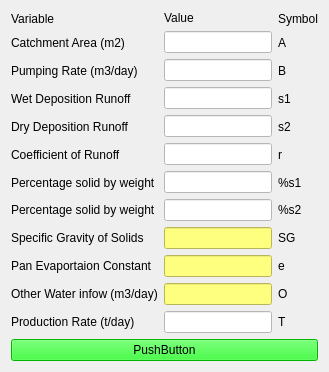
           <widget class="QWidget" name="subwindow_2">
            <property name="windowTitle">
             <string>Tabla 02</string>
            </property>
            <layout class="QGridLayout" name="gridLayout_2">
             <item row="0" column="0">
              <layout class="QVBoxLayout" name="verticalLayout_22">
               <item>
                <layout class="QHBoxLayout" name="horizontalLayout_2">
                 <item>
                  <layout class="QVBoxLayout" name="verticalLayout_18">
                   <item>
                    <widget class="QLabel" name="label">
                     <property name="maximumSize">
                      <size>
                       <width>16777215</width>
                       <height>15</height>
                      </size>
                     </property>
                     <property name="text">
                      <string>Variable</string>
                     </property>
                    </widget>
                   </item>
                   <item>
                    <layout class="QVBoxLayout" name="verticalLayout_17">
                     <item>
                      <widget class="QLabel" name="label_25">
                       <property name="text">
                        <string>Catchment Area (m2)</string>
                       </property>
                      </widget>
                     </item>
                     <item>
                      <widget class="QLabel" name="label_26">
                       <property name="text">
                        <string>Pumping Rate (m3/day)</string>
                       </property>
                      </widget>
                     </item>
                     <item>
                      <widget class="QLabel" name="label_28">
                       <property name="text">
                        <string>Wet Deposition Runoff</string>
                       </property>
                      </widget>
                     </item>
                     <item>
                      <widget class="QLabel" name="label_27">
                       <property name="text">
                        <string>Dry Deposition Runoff</string>
                       </property>
                      </widget>
                     </item>
                     <item>
                      <widget class="QLabel" name="label_30">
                       <property name="text">
                        <string>Coefficient of Runoff</string>
                       </property>
                      </widget>
                     </item>
                     <item>
                      <widget class="QLabel" name="label_29">
                       <property name="text">
                        <string>Percentage solid by weight</string>
                       </property>
                      </widget>
                     </item>
                     <item>
                      <widget class="QLabel" name="label_32">
                       <property name="text">
                        <string>Percentage solid by weight</string>
                       </property>
                      </widget>
                     </item>
                     <item>
                      <widget class="QLabel" name="label_31">
                       <property name="text">
                        <string>Specific Gravity of Solids</string>
                       </property>
                      </widget>
                     </item>
                     <item>
                      <widget class="QLabel" name="label_34">
                       <property name="text">
                        <string>Pan Evaportaion Constant</string>
                       </property>
                      </widget>
                     </item>
                     <item>
                      <widget class="QLabel" name="label_33">
                       <property name="text">
                        <string>Other Water infow (m3/day)</string>
                       </property>
                      </widget>
                     </item>
                     <item>
                      <widget class="QLabel" name="label_35">
                       <property name="text">
                        <string>Production Rate (t/day)</string>
                       </property>
                      </widget>
                     </item>
                    </layout>
                   </item>
                  </layout>
                 </item>
                 <item>
                  <layout class="QVBoxLayout" name="verticalLayout_19">
                   <item>
                    <widget class="QLabel" name="label_23">
                     <property name="maximumSize">
                      <size>
                       <width>16777215</width>
                       <height>15</height>
                      </size>
                     </property>
                     <property name="text">
                      <string>Value</string>
                     </property>
                    </widget>
                   </item>
                   <item>
                    <layout class="QVBoxLayout" name="verticalLayout_16">
                     <item>
                      <widget class="QLineEdit" name="lineEdit_13">
                       <property name="styleSheet">
                        <string notr="true">background-color: rgb(255, 255, 255);</string>
                       </property>
                      </widget>
                     </item>
                     <item>
                      <widget class="QLineEdit" name="lineEdit_14">
                       <property name="styleSheet">
                        <string notr="true">background-color: rgb(255, 255, 255);</string>
                       </property>
                      </widget>
                     </item>
                     <item>
                      <widget class="QLineEdit" name="lineEdit_15">
                       <property name="styleSheet">
                        <string notr="true">background-color: rgb(255, 255, 255);</string>
                       </property>
                      </widget>
                     </item>
                     <item>
                      <widget class="QLineEdit" name="lineEdit_16">
                       <property name="styleSheet">
                        <string notr="true">background-color: rgb(255, 255, 255);</string>
                       </property>
                      </widget>
                     </item>
                     <item>
                      <widget class="QLineEdit" name="lineEdit_17">
                       <property name="styleSheet">
                        <string notr="true">background-color: rgb(255, 255, 255);</string>
                       </property>
                      </widget>
                     </item>
                     <item>
                      <widget class="QLineEdit" name="lineEdit_18">
                       <property name="styleSheet">
                        <string notr="true">background-color: rgb(255, 255, 255);</string>
                       </property>
                      </widget>
                     </item>
                     <item>
                      <widget class="QLineEdit" name="lineEdit_19">
                       <property name="styleSheet">
                        <string notr="true">background-color: rgb(255, 255, 255);</string>
                       </property>
                      </widget>
                     </item>
                     <item>
                      <widget class="QLineEdit" name="lineEdit_20">
                       <property name="styleSheet">
                        <string notr="true">background-color: rgb(255, 255, 127);</string>
                       </property>
                      </widget>
                     </item>
                     <item>
                      <widget class="QLineEdit" name="lineEdit_21">
                       <property name="styleSheet">
                        <string notr="true">background-color: rgb(255, 255, 127);</string>
                       </property>
                      </widget>
                     </item>
                     <item>
                      <widget class="QLineEdit" name="lineEdit_22">
                       <property name="styleSheet">
                        <string notr="true">background-color: rgb(255, 255, 127);</string>
                       </property>
                      </widget>
                     </item>
                     <item>
                      <widget class="QLineEdit" name="lineEdit_23">
                       <property name="styleSheet">
                        <string notr="true">background-color: rgb(255, 255, 255);</string>
                       </property>
                      </widget>
                     </item>
                    </layout>
                   </item>
                  </layout>
                 </item>
                 <item>
                  <layout class="QVBoxLayout" name="verticalLayout_21">
                   <item>
                    <widget class="QLabel" name="label_24">
                     <property name="maximumSize">
                      <size>
                       <width>16777215</width>
                       <height>15</height>
                      </size>
                     </property>
                     <property name="text">
                      <string>Symbol</string>
                     </property>
                    </widget>
                   </item>
                   <item>
                    <layout class="QVBoxLayout" name="verticalLayout_20">
                     <item>
                      <widget class="QLabel" name="label_36">
                       <property name="text">
                        <string>A</string>
                       </property>
                      </widget>
                     </item>
                     <item>
                      <widget class="QLabel" name="label_37">
                       <property name="text">
                        <string>B</string>
                       </property>
                      </widget>
                     </item>
                     <item>
                      <widget class="QLabel" name="label_39">
                       <property name="text">
                        <string>s1</string>
                       </property>
                      </widget>
                     </item>
                     <item>
                      <widget class="QLabel" name="label_38">
                       <property name="text">
                        <string>s2</string>
                       </property>
                      </widget>
                     </item>
                     <item>
                      <widget class="QLabel" name="label_41">
                       <property name="text">
                        <string>r</string>
                       </property>
                      </widget>
                     </item>
                     <item>
                      <widget class="QLabel" name="label_40">
                       <property name="text">
                        <string>%s1</string>
                       </property>
                      </widget>
                     </item>
                     <item>
                      <widget class="QLabel" name="label_43">
                       <property name="text">
                        <string>%s2</string>
                       </property>
                      </widget>
                     </item>
                     <item>
                      <widget class="QLabel" name="label_42">
                       <property name="text">
                        <string>SG</string>
                       </property>
                      </widget>
                     </item>
                     <item>
                      <widget class="QLabel" name="label_45">
                       <property name="text">
                        <string>e</string>
                       </property>
                      </widget>
                     </item>
                     <item>
                      <widget class="QLabel" name="label_44">
                       <property name="text">
                        <string>O</string>
                       </property>
                      </widget>
                     </item>
                     <item>
                      <widget class="QLabel" name="label_47">
                       <property name="text">
                        <string>T</string>
                       </property>
                      </widget>
                     </item>
                    </layout>
                   </item>
                  </layout>
                 </item>
                </layout>
               </item>
               <item>
                <widget class="QPushButton" name="pushButton">
                 <property name="styleSheet">
                  <string notr="true">background-color: rgb(0, 255, 0);</string>
                 </property>
                 <property name="text">
                  <string>PushButton</string>
                 </property>
                </widget>
               </item>
              </layout>
             </item>
            </layout>
           </widget>
